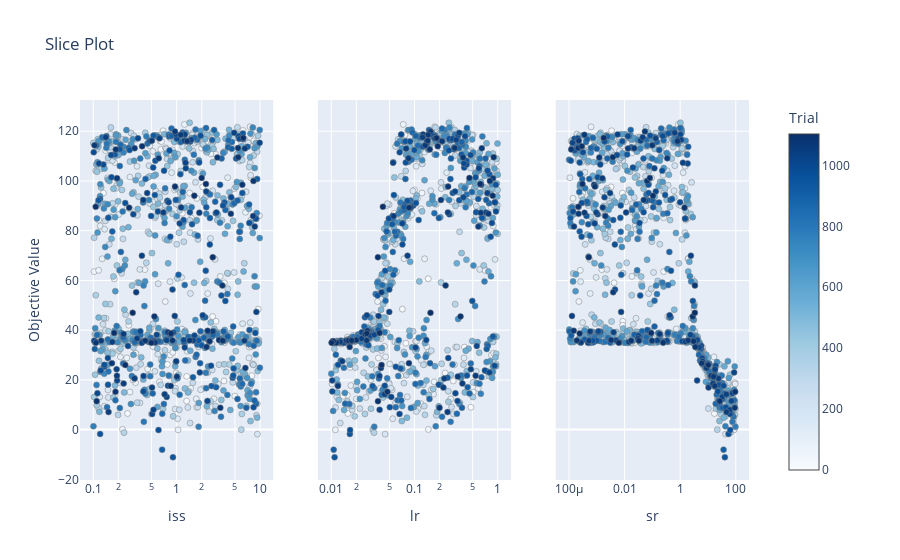

This figure's notebook cell:
### Code cell
plot_slice(study)

### Figure 1 — Plotly figure (JSON) as saved in the notebook; plotly's stock layout.template omitted (floating-point values rounded to 4 significant figures; data arrays with more than 128 entries replaced by an {"elided": "..."} marker saying what was removed)
{"data": [{"marker": {"color": {"elided": "1104 int values"}, "colorbar": {"title": {"text": "Trial"}, "x": 1, "xpad": 40}, "colorscale": [[0, "rgb(247,251,255)"], [0.125, "rgb(222,235,247)"], [0.25, "rgb(198,219,239)"], [0.375, "rgb(158,202,225)"], [0.5, "rgb(107,174,214)"], [0.625, "rgb(66,146,198)"], [0.75, "rgb(33,113,181)"], [0.875, "rgb(8,81,156)"], [1, "rgb(8,48,107)"]], "line": {"color": "Grey", "width": 0.5}, "showscale": true}, "mode": "markers", "showlegend": false, "type": "scatter", "x": {"elided": "1104 float values"}, "xaxis": "x", "y": {"elided": "1104 float values"}, "yaxis": "y"}, {"marker": {"color": {"elided": "1104 int values"}, "colorbar": {"title": {"text": "Trial"}, "x": 1, "xpad": 40}, "colorscale": [[0, "rgb(247,251,255)"], [0.125, "rgb(222,235,247)"], [0.25, "rgb(198,219,239)"], [0.375, "rgb(158,202,225)"], [0.5, "rgb(107,174,214)"], [0.625, "rgb(66,146,198)"], [0.75, "rgb(33,113,181)"], [0.875, "rgb(8,81,156)"], [1, "rgb(8,48,107)"]], "line": {"color": "Grey", "width": 0.5}, "showscale": false}, "mode": "markers", "showlegend": false, "type": "scatter", "x": {"elided": "1104 float values"}, "xaxis": "x2", "y": {"elided": "1104 float values"}, "yaxis": "y2"}, {"marker": {"color": {"elided": "1104 int values"}, "colorbar": {"title": {"text": "Trial"}, "x": 1, "xpad": 40}, "colorscale": [[0, "rgb(247,251,255)"], [0.125, "rgb(222,235,247)"], [0.25, "rgb(198,219,239)"], [0.375, "rgb(158,202,225)"], [0.5, "rgb(107,174,214)"], [0.625, "rgb(66,146,198)"], [0.75, "rgb(33,113,181)"], [0.875, "rgb(8,81,156)"], [1, "rgb(8,48,107)"]], "line": {"color": "Grey", "width": 0.5}, "showscale": false}, "mode": "markers", "showlegend": false, "type": "scatter", "x": {"elided": "1104 float values"}, "xaxis": "x3", "y": {"elided": "1104 float values"}, "yaxis": "y3"}], "layout": {"title": {"text": "Slice Plot"}, "xaxis": {"anchor": "y", "domain": [0, 0.2889], "title": {"text": "iss"}, "type": "log"}, "xaxis2": {"anchor": "y2", "domain": [0.3556, 0.6444], "title": {"text": "lr"}, "type": "log"}, "xaxis3": {"anchor": "y3", "domain": [0.7111, 1], "title": {"text": "sr"}, "type": "log"}, "yaxis": {"anchor": "x", "domain": [0, 1], "title": {"text": "Objective Value"}}, "yaxis2": {"anchor": "x2", "domain": [0, 1], "matches": "y", "showticklabels": false}, "yaxis3": {"anchor": "x3", "domain": [0, 1], "matches": "y", "showticklabels": false}}}
